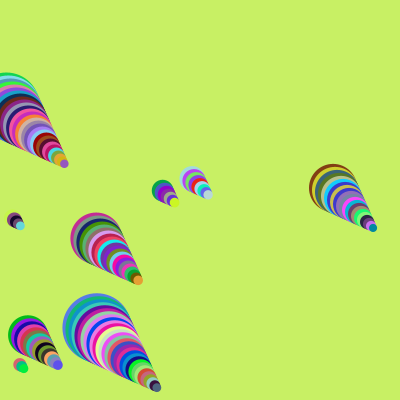
Frame 1 (no input)
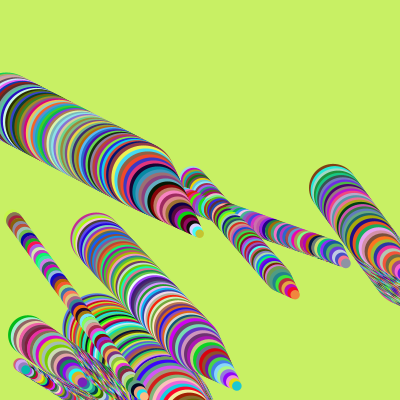
Frame 60 (the mouse pressed at the canvas centre just before this capture)
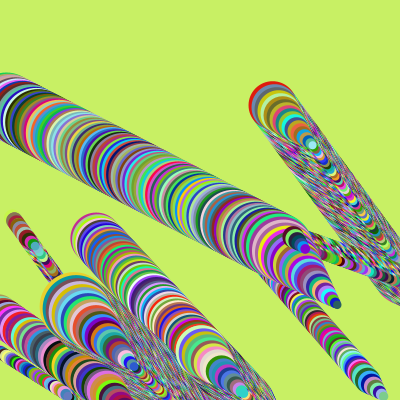
Frame 120 (the mouse held since frame 60 and released just before this capture)

The Processing sketch that drew these frames (run headless with seeded random() and noise(); from frame 60 on, the mouse is pressed at the canvas centre):

// Processing sketch: processing_93979
// ── processing_93979.pde

//Hyun Woo Jo
//hyunwooj@andrew.cmu.edu
//Copyright Hyun Woo Jo 2013 Mar

float x,y,s;

float [] deltaA = {random(1,3),random(1,3),random(1,3),
                   random(1,3),random(1,3),random(1,3),
                   random(1,3),random(1,3),random(1,3)};
  
float [] deltaB = {random(1,3),random(1,3),random(1,3),
                   random(1,3),random(1,3),random(1,3),
                   random(1,3),random(1,3),random(1,3)};

float [ ] xList = {random(0, 400),random(0, 400),random(0, 400),
                   random(0, 400),random(0, 400),random(0, 400),
                   random(0, 400),random(0, 400),random(0, 400)};
                   
float [ ] yList = {random(100, 400),random(100, 400),random(100, 400),
                   random(100, 400),random(100, 400),random(100, 400),
                   random(100, 400),random(100, 400),random(100, 400)};
float [ ] sizeList = {random(10, 90),random(10, 90),random(10, 90),
                      random(10, 90),random(10, 90),random(10, 90),
                      random(10, 90),random(10, 90),random(10, 90),};
color [ ] col = {color(random(255), random(255), random(255)),
                 color(random(255), random(255), random(255)),
                 color(random(255), random(255), random(255)),
                 color(random(255), random(255), random(255)),
                 color(random(255), random(255), random(255)),
                 color(random(255), random(255), random(255)),
                 color(random(255), random(255), random(255)),
                 color(random(255), random(255), random(255)),
                 color(random(255), random(255), random(255)) };
void setup()
{
  size(400, 400);
  background (200,240,100);
  smooth();
}
 
void draw()
{
circles();
bounce();
}

void circles()
{
    for (int i = 0; i<xList.length; i++)
  {
    noStroke();
    fill(col [i]);
    s=sizeList[i];
    for (int a = 0; s>10 ; a = a+1)
    {  
      fill(random(255),random(255),random(255));
      x=xList[i]+a*2;
      y=yList[i]+a*2;
      s=sizeList[i]-a*2;
      ellipse(x,y,s,s);
    
    }
  }
}

void bounce() 
{
  for (int i=0; i<deltaA.length; i++)
  {
    xList[i] = xList[i] + deltaA[i];
    yList[i] = yList[i] + deltaB[i];
    if (yList[i]>height || xList[i]>width || yList[i]<0 || xList[i]<0)
    {
      deltaA[i] = -deltaA[i];
      deltaB[i] = -deltaB[i];
    }
  }
}
